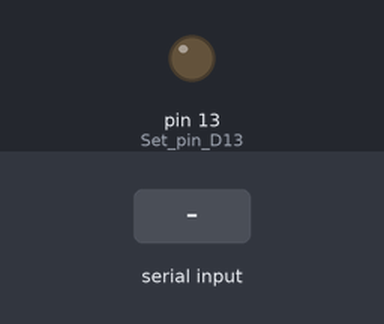
This sketch was run on a simulated Arduino Uno, built with avr-gcc and run on an emulated ATmega328P. On the bench: output pins drawn as LEDs (lit = HIGH). The test bench sets the inputs (shaded band).

Above: at 1.2 s.
1.3 s: "1" received over Serial
At 2.5 s:
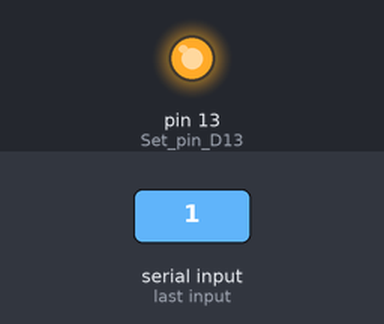
2.8 s: "0" received over Serial
At 3.7 s:
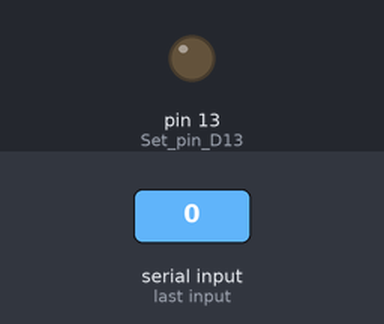
Timing chart, 0 to 5.8 s (numbered marks = the images above; inputs shaded):
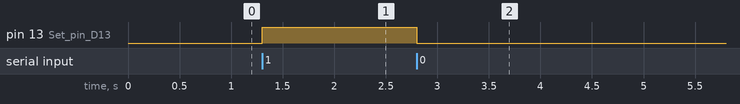

The sketch:

Device_Control_Button_Ardu.ino
```cpp
// The setup function runs once when you press reset or power the board:
void setup()
{
  pinMode(13, OUTPUT); // Set pin D13 (RED-LED) as output
  Serial.begin(9600); // Start serial communications at 9,600 bits per second
}

// The loop function runs over and over again forever:
void loop()
{
  if( Serial.available() )
  {
    // ID data is available to read now:
    char val = Serial.read();
    if(val == '1')
    {
      digitalWrite(13, HIGH); // Turn ON Arduino LED
    }
    else if(val == '0')
    {
      digitalWrite(13, LOW); // Turn OFF Arduino LED
    }
  }
}
```

Measured:
- after the input at 1.3 s, pin 13 (Set_pin_D13): LOW → HIGH at once
- after the input at 2.8 s, pin 13 (Set_pin_D13): HIGH → LOW at once
